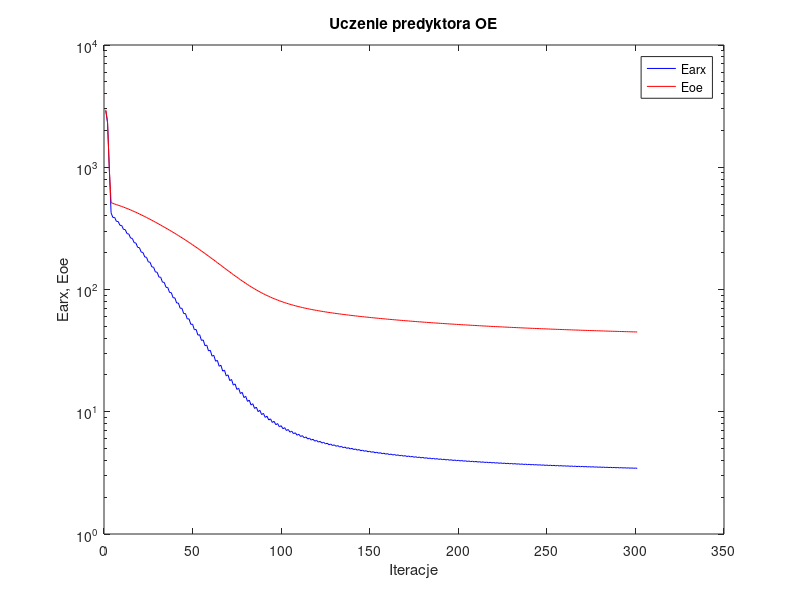
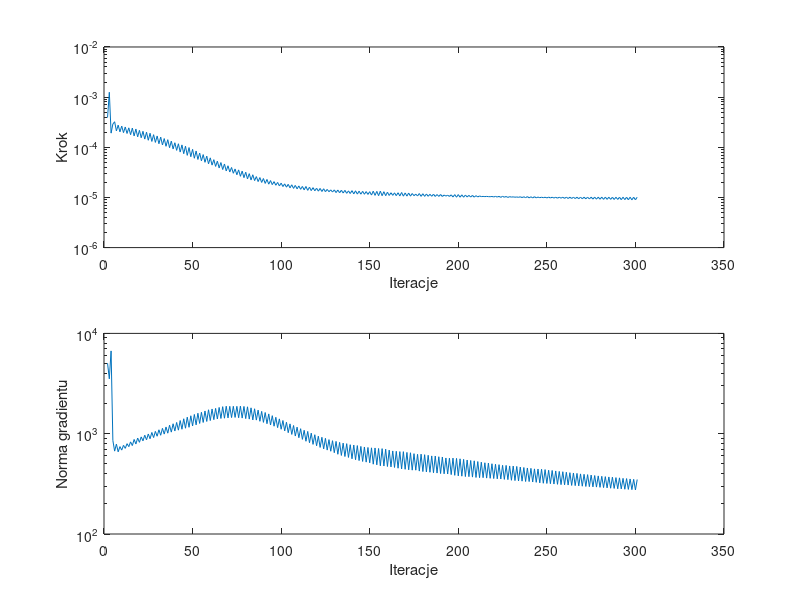

MATLAB code for these plots, in order:
%uczenie predyktora oe
clear all;
n=0; farx(n+1)=2.892169e+003; foe(n+1)=2.955978e+003; wspucz(n+1)=0.000000e+000; ng(n+1)=0.000000e+000;
n=1; farx(n+1)=2.307494e+003; foe(n+1)=2.353530e+003; krok(n+1)=3.909578e-004; ng(n+1)=5.044980e+003;
n=2; farx(n+1)=9.679494e+002; foe(n+1)=9.661874e+002; krok(n+1)=1.250114e-003; ng(n+1)=3.523543e+003;
n=3; farx(n+1)=4.236117e+002; foe(n+1)=5.142667e+002; krok(n+1)=1.915864e-004; ng(n+1)=6.689779e+003;
n=4; farx(n+1)=3.882830e+002; foe(n+1)=5.062599e+002; krok(n+1)=2.902986e-004; ng(n+1)=8.561952e+002;
n=5; farx(n+1)=3.887609e+002; foe(n+1)=5.004265e+002; krok(n+1)=3.229906e-004; ng(n+1)=6.704098e+002;
n=6; farx(n+1)=3.609554e+002; foe(n+1)=4.946759e+002; krok(n+1)=2.125792e-004; ng(n+1)=7.873429e+002;
n=7; farx(n+1)=3.598838e+002; foe(n+1)=4.892875e+002; krok(n+1)=2.767368e-004; ng(n+1)=6.597269e+002;
n=8; farx(n+1)=3.351601e+002; foe(n+1)=4.835809e+002; krok(n+1)=2.033206e-004; ng(n+1)=7.436050e+002;
n=9; farx(n+1)=3.337109e+002; foe(n+1)=4.779544e+002; krok(n+1)=2.647244e-004; ng(n+1)=6.862913e+002;
n=10; farx(n+1)=3.101694e+002; foe(n+1)=4.720104e+002; krok(n+1)=1.960919e-004; ng(n+1)=7.656634e+002;
n=11; farx(n+1)=3.085981e+002; foe(n+1)=4.661447e+002; krok(n+1)=2.540827e-004; ng(n+1)=7.143111e+002;
n=12; farx(n+1)=2.861915e+002; foe(n+1)=4.599726e+002; krok(n+1)=1.885993e-004; ng(n+1)=7.954250e+002;
n=13; farx(n+1)=2.846144e+002; foe(n+1)=4.538967e+002; krok(n+1)=2.442426e-004; ng(n+1)=7.428109e+002;
n=14; farx(n+1)=2.635567e+002; foe(n+1)=4.475174e+002; krok(n+1)=1.784716e-004; ng(n+1)=8.287254e+002;
n=15; farx(n+1)=2.617545e+002; foe(n+1)=4.412058e+002; krok(n+1)=2.419010e-004; ng(n+1)=7.615431e+002;
n=16; farx(n+1)=2.418003e+002; foe(n+1)=4.346034e+002; krok(n+1)=1.684609e-004; ng(n+1)=8.762145e+002;
n=17; farx(n+1)=2.400537e+002; foe(n+1)=4.281515e+002; krok(n+1)=2.312276e-004; ng(n+1)=7.898209e+002;
n=18; farx(n+1)=2.213073e+002; foe(n+1)=4.214506e+002; krok(n+1)=1.614953e-004; ng(n+1)=9.048594e+002;
n=19; farx(n+1)=2.197680e+002; foe(n+1)=4.149385e+002; krok(n+1)=2.178264e-004; ng(n+1)=8.207537e+002;
n=20; farx(n+1)=2.022763e+002; foe(n+1)=4.082114e+002; krok(n+1)=1.549169e-004; ng(n+1)=9.290241e+002;
n=21; farx(n+1)=2.009500e+002; foe(n+1)=4.016780e+002; krok(n+1)=2.084136e-004; ng(n+1)=8.490779e+002;
n=22; farx(n+1)=1.846829e+002; foe(n+1)=3.949099e+002; krok(n+1)=1.457243e-004; ng(n+1)=9.659427e+002;
n=23; farx(n+1)=1.833864e+002; foe(n+1)=3.883457e+002; krok(n+1)=1.997320e-004; ng(n+1)=8.687660e+002;
n=24; farx(n+1)=1.683149e+002; foe(n+1)=3.816130e+002; krok(n+1)=1.381179e-004; ng(n+1)=9.937502e+002;
n=25; farx(n+1)=1.671485e+002; foe(n+1)=3.750760e+002; krok(n+1)=1.906434e-004; ng(n+1)=8.905786e+002;
n=26; farx(n+1)=1.531545e+002; foe(n+1)=3.683972e+002; krok(n+1)=1.308602e-004; ng(n+1)=1.028919e+003;
n=27; farx(n+1)=1.521704e+002; foe(n+1)=3.619393e+002; krok(n+1)=1.784716e-004; ng(n+1)=9.152683e+002;
n=28; farx(n+1)=1.392336e+002; foe(n+1)=3.553875e+002; krok(n+1)=1.251495e-004; ng(n+1)=1.055100e+003;
n=29; farx(n+1)=1.384901e+002; foe(n+1)=3.490455e+002; krok(n+1)=1.681794e-004; ng(n+1)=9.434576e+002;
n=30; farx(n+1)=1.265472e+002; foe(n+1)=3.425874e+002; krok(n+1)=1.176687e-004; ng(n+1)=1.093979e+003;
n=31; farx(n+1)=1.259086e+002; foe(n+1)=3.363309e+002; krok(n+1)=1.596151e-004; ng(n+1)=9.645139e+002;
n=32; farx(n+1)=1.148582e+002; foe(n+1)=3.299862e+002; krok(n+1)=1.112180e-004; ng(n+1)=1.130896e+003;
n=33; farx(n+1)=1.143939e+002; foe(n+1)=3.238566e+002; krok(n+1)=1.493018e-004; ng(n+1)=9.909005e+002;
n=34; farx(n+1)=1.042418e+002; foe(n+1)=3.176471e+002; krok(n+1)=1.046887e-004; ng(n+1)=1.166440e+003;
n=35; farx(n+1)=1.038743e+002; foe(n+1)=3.116156e+002; krok(n+1)=1.418485e-004; ng(n+1)=1.012076e+003;
n=36; farx(n+1)=9.449283e+001; foe(n+1)=3.055118e+002; krok(n+1)=9.814688e-005; ng(n+1)=1.214982e+003;
n=37; farx(n+1)=9.424731e+001; foe(n+1)=2.995998e+002; krok(n+1)=1.327259e-004; ng(n+1)=1.036962e+003;
n=38; farx(n+1)=8.560162e+001; foe(n+1)=2.936313e+002; krok(n+1)=9.257470e-005; ng(n+1)=1.256449e+003;
n=39; farx(n+1)=8.548210e+001; foe(n+1)=2.878486e+002; krok(n+1)=1.231773e-004; ng(n+1)=1.064280e+003;
n=40; farx(n+1)=7.757610e+001; foe(n+1)=2.820253e+002; krok(n+1)=8.683747e-005; ng(n+1)=1.294751e+003;
n=41; farx(n+1)=7.752155e+001; foe(n+1)=2.763320e+002; krok(n+1)=1.175883e-004; ng(n+1)=1.085013e+003;
n=42; farx(n+1)=7.023361e+001; foe(n+1)=2.705888e+002; krok(n+1)=8.029770e-005; ng(n+1)=1.353078e+003;
n=43; farx(n+1)=7.023532e+001; foe(n+1)=2.649845e+002; krok(n+1)=1.116382e-004; ng(n+1)=1.107717e+003;
n=44; farx(n+1)=6.352350e+001; foe(n+1)=2.593327e+002; krok(n+1)=7.449236e-005; ng(n+1)=1.408822e+003;
n=45; farx(n+1)=6.358959e+001; foe(n+1)=2.538286e+002; krok(n+1)=1.051281e-004; ng(n+1)=1.133952e+003;
n=46; farx(n+1)=5.743514e+001; foe(n+1)=2.482825e+002; krok(n+1)=6.905895e-005; ng(n+1)=1.461443e+003;
n=47; farx(n+1)=5.753546e+001; foe(n+1)=2.428673e+002; krok(n+1)=9.874235e-005; ng(n+1)=1.158513e+003;
n=48; farx(n+1)=5.186235e+001; foe(n+1)=2.374466e+002; krok(n+1)=6.485137e-005; ng(n+1)=1.509117e+003;
n=49; farx(n+1)=5.207179e+001; foe(n+1)=2.321848e+002; krok(n+1)=9.108681e-005; ng(n+1)=1.194483e+003;
n=50; farx(n+1)=4.687573e+001; foe(n+1)=2.268940e+002; krok(n+1)=6.047525e-005; ng(n+1)=1.555873e+003;
n=51; farx(n+1)=4.712185e+001; foe(n+1)=2.217488e+002; krok(n+1)=8.440914e-005; ng(n+1)=1.224882e+003;
n=52; farx(n+1)=4.234185e+001; foe(n+1)=2.166133e+002; krok(n+1)=5.720244e-005; ng(n+1)=1.599505e+003;
n=53; farx(n+1)=4.267415e+001; foe(n+1)=2.116403e+002; krok(n+1)=7.667878e-005; ng(n+1)=1.265255e+003;
n=54; farx(n+1)=3.832082e+001; foe(n+1)=2.066744e+002; krok(n+1)=5.378493e-005; ng(n+1)=1.634990e+003;
n=55; farx(n+1)=3.868290e+001; foe(n+1)=2.018339e+002; krok(n+1)=7.150565e-005; ng(n+1)=1.294998e+003;
n=56; farx(n+1)=3.469784e+001; foe(n+1)=1.970116e+002; krok(n+1)=5.017715e-005; ng(n+1)=1.684531e+003;
n=57; farx(n+1)=3.508396e+001; foe(n+1)=1.923136e+002; krok(n+1)=6.667236e-005; ng(n+1)=1.324691e+003;
n=58; farx(n+1)=3.143681e+001; foe(n+1)=1.876439e+002; krok(n+1)=4.685521e-005; ng(n+1)=1.731701e+003;
n=59; farx(n+1)=3.183706e+001; foe(n+1)=1.831029e+002; krok(n+1)=6.158863e-005; ng(n+1)=1.352770e+003;
n=60; farx(n+1)=2.851076e+001; foe(n+1)=1.786153e+002; krok(n+1)=4.412088e-005; ng(n+1)=1.763280e+003;
n=61; farx(n+1)=2.892606e+001; foe(n+1)=1.742493e+002; krok(n+1)=5.665485e-005; ng(n+1)=1.379951e+003;
n=62; farx(n+1)=2.590162e+001; foe(n+1)=1.699541e+002; krok(n+1)=4.156331e-005; ng(n+1)=1.787998e+003;
n=63; farx(n+1)=2.633072e+001; foe(n+1)=1.657674e+002; krok(n+1)=5.291906e-005; ng(n+1)=1.402171e+003;
n=64; farx(n+1)=2.357325e+001; foe(n+1)=1.616480e+002; krok(n+1)=3.869949e-005; ng(n+1)=1.827224e+003;
n=65; farx(n+1)=2.400066e+001; foe(n+1)=1.576436e+002; krok(n+1)=4.960813e-005; ng(n+1)=1.418247e+003;
n=66; farx(n+1)=2.149706e+001; foe(n+1)=1.537117e+002; krok(n+1)=3.598002e-005; ng(n+1)=1.860132e+003;
n=67; farx(n+1)=2.190758e+001; foe(n+1)=1.498934e+002; krok(n+1)=4.646090e-005; ng(n+1)=1.427224e+003;
n=68; farx(n+1)=1.963499e+001; foe(n+1)=1.461678e+002; krok(n+1)=3.378113e-005; ng(n+1)=1.878894e+003;
n=69; farx(n+1)=2.003276e+001; foe(n+1)=1.425599e+002; krok(n+1)=4.279756e-005; ng(n+1)=1.437012e+003;
n=70; farx(n+1)=1.797547e+001; foe(n+1)=1.390627e+002; krok(n+1)=3.217628e-005; ng(n+1)=1.874326e+003;
n=71; farx(n+1)=1.837442e+001; foe(n+1)=1.356805e+002; krok(n+1)=3.955346e-005; ng(n+1)=1.447720e+003;
n=72; farx(n+1)=1.651487e+001; foe(n+1)=1.323997e+002; krok(n+1)=3.032549e-005; ng(n+1)=1.876325e+003;
n=73; farx(n+1)=1.689958e+001; foe(n+1)=1.292332e+002; krok(n+1)=3.697679e-005; ng(n+1)=1.453219e+003;
n=74; farx(n+1)=1.523207e+001; foe(n+1)=1.261675e+002; krok(n+1)=2.832743e-005; ng(n+1)=1.874490e+003;
n=75; farx(n+1)=1.559076e+001; foe(n+1)=1.232024e+002; krok(n+1)=3.542617e-005; ng(n+1)=1.441972e+003;
n=76; farx(n+1)=1.408334e+001; foe(n+1)=1.203380e+002; krok(n+1)=2.639619e-005; ng(n+1)=1.882927e+003;
n=77; farx(n+1)=1.441932e+001; foe(n+1)=1.175834e+002; krok(n+1)=3.351433e-005; ng(n+1)=1.431018e+003;
n=78; farx(n+1)=1.306482e+001; foe(n+1)=1.149295e+002; krok(n+1)=2.481646e-005; ng(n+1)=1.870159e+003;
n=79; farx(n+1)=1.337942e+001; foe(n+1)=1.123824e+002; krok(n+1)=3.185663e-005; ng(n+1)=1.414770e+003;
n=80; farx(n+1)=1.215824e+001; foe(n+1)=1.099314e+002; krok(n+1)=2.342760e-005; ng(n+1)=1.853961e+003;
n=81; farx(n+1)=1.245086e+001; foe(n+1)=1.075926e+002; krok(n+1)=2.981309e-005; ng(n+1)=1.397862e+003;
n=82; farx(n+1)=1.136267e+001; foe(n+1)=1.053519e+002; krok(n+1)=2.230894e-005; ng(n+1)=1.810674e+003;
n=83; farx(n+1)=1.163170e+001; foe(n+1)=1.032061e+002; krok(n+1)=2.832743e-005; ng(n+1)=1.371190e+003;
n=84; farx(n+1)=1.063972e+001; foe(n+1)=1.011585e+002; krok(n+1)=2.167257e-005; ng(n+1)=1.771892e+003;
n=85; farx(n+1)=1.090803e+001; foe(n+1)=9.922204e+001; krok(n+1)=2.605170e-005; ng(n+1)=1.366657e+003;
n=86; farx(n+1)=1.002481e+001; foe(n+1)=9.735983e+001; krok(n+1)=2.071564e-005; ng(n+1)=1.719363e+003;
n=87; farx(n+1)=1.026828e+001; foe(n+1)=9.559208e+001; krok(n+1)=2.492239e-005; ng(n+1)=1.329555e+003;
n=88; farx(n+1)=9.475225e+000; foe(n+1)=9.389978e+001; krok(n+1)=1.991107e-005; ng(n+1)=1.669606e+003;
n=89; farx(n+1)=9.703175e+000; foe(n+1)=9.229522e+001; krok(n+1)=2.382783e-005; ng(n+1)=1.296904e+003;
n=90; farx(n+1)=8.990827e+000; foe(n+1)=9.075767e+001; krok(n+1)=1.904168e-005; ng(n+1)=1.626219e+003;
n=91; farx(n+1)=9.200231e+000; foe(n+1)=8.930120e+001; krok(n+1)=2.286087e-005; ng(n+1)=1.257620e+003;
n=92; farx(n+1)=8.558730e+000; foe(n+1)=8.790860e+001; krok(n+1)=1.839286e-005; ng(n+1)=1.575142e+003;
n=93; farx(n+1)=8.752159e+000; foe(n+1)=8.659111e+001; krok(n+1)=2.170937e-005; ng(n+1)=1.220965e+003;
n=94; farx(n+1)=8.173395e+000; foe(n+1)=8.533398e+001; krok(n+1)=1.801245e-005; ng(n+1)=1.512479e+003;
n=95; farx(n+1)=8.356636e+000; foe(n+1)=8.414498e+001; krok(n+1)=2.067984e-005; ng(n+1)=1.187903e+003;
n=96; farx(n+1)=7.833643e+000; foe(n+1)=8.300784e+001; krok(n+1)=1.750638e-005; ng(n+1)=1.457504e+003;
n=97; farx(n+1)=8.005204e+000; foe(n+1)=8.193248e+001; krok(n+1)=1.991107e-005; ng(n+1)=1.149093e+003;
n=98; farx(n+1)=7.531847e+000; foe(n+1)=8.090297e+001; krok(n+1)=1.697768e-005; ng(n+1)=1.405220e+003;
n=99; farx(n+1)=7.691756e+000; foe(n+1)=7.992914e+001; krok(n+1)=1.928098e-005; ng(n+1)=1.107776e+003;
n=100; farx(n+1)=7.261981e+000; foe(n+1)=7.899626e+001; krok(n+1)=1.649003e-005; ng(n+1)=1.353993e+003;
n=101; farx(n+1)=7.410914e+000; foe(n+1)=7.811362e+001; krok(n+1)=1.865637e-005; ng(n+1)=1.066846e+003;
n=102; farx(n+1)=7.021524e+000; foe(n+1)=7.726786e+001; krok(n+1)=1.602043e-005; ng(n+1)=1.300462e+003;
n=103; farx(n+1)=7.159858e+000; foe(n+1)=7.646562e+001; krok(n+1)=1.825798e-005; ng(n+1)=1.023264e+003;
n=104; farx(n+1)=6.804844e+000; foe(n+1)=7.569652e+001; krok(n+1)=1.553627e-005; ng(n+1)=1.253454e+003;
n=105; farx(n+1)=6.933827e+000; foe(n+1)=7.496614e+001; krok(n+1)=1.787641e-005; ng(n+1)=9.835692e+002;
n=106; farx(n+1)=6.608168e+000; foe(n+1)=7.426532e+001; krok(n+1)=1.515170e-005; ng(n+1)=1.207172e+003;
n=107; farx(n+1)=6.729233e+000; foe(n+1)=7.359967e+001; krok(n+1)=1.737277e-005; ng(n+1)=9.476392e+002;
n=108; farx(n+1)=6.430660e+000; foe(n+1)=7.296021e+001; krok(n+1)=1.484032e-005; ng(n+1)=1.162313e+003;
n=109; farx(n+1)=6.544404e+000; foe(n+1)=7.235149e+001; krok(n+1)=1.696382e-005; ng(n+1)=9.120291e+002;
n=110; farx(n+1)=6.269434e+000; foe(n+1)=7.176593e+001; krok(n+1)=1.453671e-005; ng(n+1)=1.121611e+003;
n=111; farx(n+1)=6.376525e+000; foe(n+1)=7.120751e+001; krok(n+1)=1.657544e-005; ng(n+1)=8.779011e+002;
n=112; farx(n+1)=6.124147e+000; foe(n+1)=7.066960e+001; krok(n+1)=1.416371e-005; ng(n+1)=1.082155e+003;
n=113; farx(n+1)=6.224727e+000; foe(n+1)=7.015418e+001; krok(n+1)=1.653919e-005; ng(n+1)=8.407460e+002;
n=114; farx(n+1)=5.988305e+000; foe(n+1)=6.965666e+001; krok(n+1)=1.384553e-005; ng(n+1)=1.053661e+003;
n=115; farx(n+1)=6.083779e+000; foe(n+1)=6.918132e+001; krok(n+1)=1.600260e-005; ng(n+1)=8.125079e+002;
n=116; farx(n+1)=5.864957e+000; foe(n+1)=6.872189e+001; krok(n+1)=1.368724e-005; ng(n+1)=1.012171e+003;
n=117; farx(n+1)=5.955152e+000; foe(n+1)=6.828088e+001; krok(n+1)=1.568168e-005; ng(n+1)=7.825868e+002;
n=118; farx(n+1)=5.750163e+000; foe(n+1)=6.785426e+001; krok(n+1)=1.356957e-005; ng(n+1)=9.769806e+002;
n=119; farx(n+1)=5.836845e+000; foe(n+1)=6.744430e+001; krok(n+1)=1.527191e-005; ng(n+1)=7.579181e+002;
n=120; farx(n+1)=5.645780e+000; foe(n+1)=6.704656e+001; krok(n+1)=1.334530e-005; ng(n+1)=9.445899e+002;
n=121; farx(n+1)=5.727952e+000; foe(n+1)=6.666286e+001; krok(n+1)=1.511997e-005; ng(n+1)=7.295411e+002;
n=122; farx(n+1)=5.548073e+000; foe(n+1)=6.629019e+001; krok(n+1)=1.313918e-005; ng(n+1)=9.212438e+002;
n=123; farx(n+1)=5.626902e+000; foe(n+1)=6.593023e+001; krok(n+1)=1.489515e-005; ng(n+1)=7.055707e+002;
n=124; farx(n+1)=5.456268e+000; foe(n+1)=6.557983e+001; krok(n+1)=1.302585e-005; ng(n+1)=8.994307e+002;
n=125; farx(n+1)=5.532111e+000; foe(n+1)=6.524137e+001; krok(n+1)=1.445172e-005; ng(n+1)=6.865498e+002;
n=126; farx(n+1)=5.370858e+000; foe(n+1)=6.491144e+001; krok(n+1)=1.302585e-005; ng(n+1)=8.727099e+002;
n=127; farx(n+1)=5.444374e+000; foe(n+1)=6.459189e+001; krok(n+1)=1.414532e-005; ng(n+1)=6.685462e+002;
n=128; farx(n+1)=5.292255e+000; foe(n+1)=6.427966e+001; krok(n+1)=1.283755e-005; ng(n+1)=8.516438e+002;
n=129; farx(n+1)=5.363075e+000; foe(n+1)=6.397638e+001; krok(n+1)=1.414532e-005; ng(n+1)=6.464019e+002;
n=130; farx(n+1)=5.218761e+000; foe(n+1)=6.367935e+001; krok(n+1)=1.250178e-005; ng(n+1)=8.381874e+002;
n=131; farx(n+1)=5.285745e+000; foe(n+1)=6.339034e+001; krok(n+1)=1.404624e-005; ng(n+1)=6.237398e+002;
n=132; farx(n+1)=5.148469e+000; foe(n+1)=6.310767e+001; krok(n+1)=1.240823e-005; ng(n+1)=8.195991e+002;
n=133; farx(n+1)=5.213450e+000; foe(n+1)=6.283206e+001; krok(n+1)=1.390431e-005; ng(n+1)=6.070351e+002;
n=134; farx(n+1)=5.082047e+000; foe(n+1)=6.256200e+001; krok(n+1)=1.227270e-005; ng(n+1)=8.052773e+002;
n=135; farx(n+1)=5.145734e+000; foe(n+1)=6.229857e+001; krok(n+1)=1.384553e-005; ng(n+1)=5.922977e+002;
n=136; farx(n+1)=5.019051e+000; foe(n+1)=6.203952e+001; krok(n+1)=1.209447e-005; ng(n+1)=7.955975e+002;
n=137; farx(n+1)=5.080392e+000; foe(n+1)=6.178718e+001; krok(n+1)=1.351677e-005; ng(n+1)=5.798221e+002;
n=138; farx(n+1)=4.960855e+000; foe(n+1)=6.153928e+001; krok(n+1)=1.197415e-005; ng(n+1)=7.767332e+002;
n=139; farx(n+1)=5.019893e+000; foe(n+1)=6.129622e+001; krok(n+1)=1.366869e-005; ng(n+1)=5.620266e+002;
n=140; farx(n+1)=4.904349e+000; foe(n+1)=6.105731e+001; krok(n+1)=1.177023e-005; ng(n+1)=7.709064e+002;
n=141; farx(n+1)=4.961984e+000; foe(n+1)=6.082345e+001; krok(n+1)=1.356957e-005; ng(n+1)=5.502305e+002;
n=142; farx(n+1)=4.850550e+000; foe(n+1)=6.059319e+001; krok(n+1)=1.165470e-005; ng(n+1)=7.612871e+002;
n=143; farx(n+1)=4.906384e+000; foe(n+1)=6.036786e+001; krok(n+1)=1.334530e-005; ng(n+1)=5.394874e+002;
n=144; farx(n+1)=4.799554e+000; foe(n+1)=6.014610e+001; krok(n+1)=1.161523e-005; ng(n+1)=7.470244e+002;
n=145; farx(n+1)=4.853885e+000; foe(n+1)=5.992851e+001; krok(n+1)=1.323611e-005; ng(n+1)=5.288359e+002;
n=146; farx(n+1)=4.750500e+000; foe(n+1)=5.971429e+001; krok(n+1)=1.157184e-005; ng(n+1)=7.370965e+002;
n=147; farx(n+1)=4.803976e+000; foe(n+1)=5.950417e+001; krok(n+1)=1.308479e-005; ng(n+1)=5.208106e+002;
n=148; farx(n+1)=4.703974e+000; foe(n+1)=5.929689e+001; krok(n+1)=1.148266e-005; ng(n+1)=7.288873e+002;
n=149; farx(n+1)=4.756531e+000; foe(n+1)=5.909356e+001; krok(n+1)=1.302585e-005; ng(n+1)=5.121312e+002;
n=150; farx(n+1)=4.661160e+000; foe(n+1)=5.889259e+001; krok(n+1)=1.115447e-005; ng(n+1)=7.229877e+002;
n=151; farx(n+1)=4.711373e+000; foe(n+1)=5.869430e+001; krok(n+1)=1.334530e-005; ng(n+1)=4.967230e+002;
n=152; farx(n+1)=4.618246e+000; foe(n+1)=5.849882e+001; krok(n+1)=1.099884e-005; ng(n+1)=7.209159e+002;
n=153; farx(n+1)=4.667453e+000; foe(n+1)=5.830669e+001; krok(n+1)=1.319809e-005; ng(n+1)=4.893970e+002;
n=154; farx(n+1)=4.577975e+000; foe(n+1)=5.811714e+001; krok(n+1)=1.085468e-005; ng(n+1)=7.121386e+002;
n=155; farx(n+1)=4.625883e+000; foe(n+1)=5.792998e+001; krok(n+1)=1.334530e-005; ng(n+1)=4.789476e+002;
n=156; farx(n+1)=4.537647e+000; foe(n+1)=5.774537e+001; krok(n+1)=1.083629e-005; ng(n+1)=7.097714e+002;
n=157; farx(n+1)=4.585485e+000; foe(n+1)=5.756455e+001; krok(n+1)=1.302585e-005; ng(n+1)=4.762397e+002;
n=158; farx(n+1)=4.499717e+000; foe(n+1)=5.738536e+001; krok(n+1)=1.083629e-005; ng(n+1)=7.008208e+002;
n=159; farx(n+1)=4.546255e+000; foe(n+1)=5.720983e+001; krok(n+1)=1.271718e-005; ng(n+1)=4.709178e+002;
n=160; farx(n+1)=4.463232e+000; foe(n+1)=5.703630e+001; krok(n+1)=1.095376e-005; ng(n+1)=6.863561e+002;
n=161; farx(n+1)=4.508765e+000; foe(n+1)=5.686587e+001; krok(n+1)=1.240823e-005; ng(n+1)=4.666405e+002;
n=162; farx(n+1)=4.428621e+000; foe(n+1)=5.669750e+001; krok(n+1)=1.101046e-005; ng(n+1)=6.730572e+002;
n=163; farx(n+1)=4.473481e+000; foe(n+1)=5.653166e+001; krok(n+1)=1.235197e-005; ng(n+1)=4.608396e+002;
n=164; farx(n+1)=4.395852e+000; foe(n+1)=5.636764e+001; krok(n+1)=1.085468e-005; ng(n+1)=6.678698e+002;
n=165; farx(n+1)=4.439520e+000; foe(n+1)=5.620585e+001; krok(n+1)=1.240823e-005; ng(n+1)=4.528691e+002;
n=166; farx(n+1)=4.364250e+000; foe(n+1)=5.604598e+001; krok(n+1)=1.069939e-005; ng(n+1)=6.630417e+002;
n=167; farx(n+1)=4.407113e+000; foe(n+1)=5.588803e+001; krok(n+1)=1.255575e-005; ng(n+1)=4.452177e+002;
n=168; farx(n+1)=4.332902e+000; foe(n+1)=5.573179e+001; krok(n+1)=1.061240e-005; ng(n+1)=6.621395e+002;
n=169; farx(n+1)=4.374991e+000; foe(n+1)=5.557818e+001; krok(n+1)=1.229246e-005; ng(n+1)=4.418491e+002;
n=170; farx(n+1)=4.303161e+000; foe(n+1)=5.542627e+001; krok(n+1)=1.063629e-005; ng(n+1)=6.508686e+002;
n=171; farx(n+1)=4.344556e+000; foe(n+1)=5.527650e+001; krok(n+1)=1.225273e-005; ng(n+1)=4.366357e+002;
n=172; farx(n+1)=4.274175e+000; foe(n+1)=5.512830e+001; krok(n+1)=1.061240e-005; ng(n+1)=6.455556e+002;
n=173; farx(n+1)=4.314549e+000; foe(n+1)=5.498243e+001; krok(n+1)=1.197415e-005; ng(n+1)=4.330964e+002;
n=174; farx(n+1)=4.245623e+000; foe(n+1)=5.483831e+001; krok(n+1)=1.083629e-005; ng(n+1)=6.324894e+002;
n=175; farx(n+1)=4.285971e+000; foe(n+1)=5.469642e+001; krok(n+1)=1.165470e-005; ng(n+1)=4.329961e+002;
n=176; farx(n+1)=4.219855e+000; foe(n+1)=5.455594e+001; krok(n+1)=1.069939e-005; ng(n+1)=6.232143e+002;
n=177; farx(n+1)=4.259260e+000; foe(n+1)=5.441708e+001; krok(n+1)=1.195092e-005; ng(n+1)=4.239078e+002;
n=178; farx(n+1)=4.194038e+000; foe(n+1)=5.427954e+001; krok(n+1)=1.051121e-005; ng(n+1)=6.250748e+002;
n=179; farx(n+1)=4.232658e+000; foe(n+1)=5.414401e+001; krok(n+1)=1.186082e-005; ng(n+1)=4.194466e+002;
n=180; farx(n+1)=4.168974e+000; foe(n+1)=5.400982e+001; krok(n+1)=1.051121e-005; ng(n+1)=6.177551e+002;
n=181; farx(n+1)=4.206854e+000; foe(n+1)=5.387756e+001; krok(n+1)=1.171829e-005; ng(n+1)=4.157378e+002;
n=182; farx(n+1)=4.144685e+000; foe(n+1)=5.374667e+001; krok(n+1)=1.054828e-005; ng(n+1)=6.092911e+002;
n=183; farx(n+1)=4.181879e+000; foe(n+1)=5.361759e+001; krok(n+1)=1.155324e-005; ng(n+1)=4.125205e+002;
n=184; farx(n+1)=4.121445e+000; foe(n+1)=5.348989e+001; krok(n+1)=1.055114e-005; ng(n+1)=6.004970e+002;
n=185; farx(n+1)=4.158308e+000; foe(n+1)=5.336378e+001; krok(n+1)=1.161317e-005; ng(n+1)=4.080745e+002;
n=186; farx(n+1)=4.098699e+000; foe(n+1)=5.323882e+001; krok(n+1)=1.046074e-005; ng(n+1)=5.991310e+002;
n=187; farx(n+1)=4.134798e+000; foe(n+1)=5.311569e+001; krok(n+1)=1.142512e-005; ng(n+1)=4.050274e+002;
n=188; farx(n+1)=4.076941e+000; foe(n+1)=5.299378e+001; krok(n+1)=1.048504e-005; ng(n+1)=5.892642e+002;
n=189; farx(n+1)=4.112535e+000; foe(n+1)=5.287342e+001; krok(n+1)=1.144248e-005; ng(n+1)=4.006600e+002;
n=190; farx(n+1)=4.055489e+000; foe(n+1)=5.275419e+001; krok(n+1)=1.046074e-005; ng(n+1)=5.858177e+002;
n=191; farx(n+1)=4.090207e+000; foe(n+1)=5.263666e+001; krok(n+1)=1.115447e-005; ng(n+1)=3.984615e+002;
n=192; farx(n+1)=4.034694e+000; foe(n+1)=5.252035e+001; krok(n+1)=1.063629e-005; ng(n+1)=5.727763e+002;
n=193; farx(n+1)=4.069369e+000; foe(n+1)=5.240553e+001; krok(n+1)=1.109569e-005; ng(n+1)=3.965019e+002;
n=194; farx(n+1)=4.015132e+000; foe(n+1)=5.229175e+001; krok(n+1)=1.048504e-005; ng(n+1)=5.699208e+002;
n=195; farx(n+1)=4.049441e+000; foe(n+1)=5.217942e+001; krok(n+1)=1.126542e-005; ng(n+1)=3.911019e+002;
n=196; farx(n+1)=3.996328e+000; foe(n+1)=5.206794e+001; krok(n+1)=1.022121e-005; ng(n+1)=5.709070e+002;
n=197; farx(n+1)=4.029718e+000; foe(n+1)=5.195787e+001; krok(n+1)=1.138585e-005; ng(n+1)=3.845975e+002;
n=198; farx(n+1)=3.977793e+000; foe(n+1)=5.184876e+001; krok(n+1)=1.010485e-005; ng(n+1)=5.673397e+002;
n=199; farx(n+1)=4.010415e+000; foe(n+1)=5.174099e+001; krok(n+1)=1.139931e-005; ng(n+1)=3.797357e+002;
n=200; farx(n+1)=3.959422e+000; foe(n+1)=5.163426e+001; krok(n+1)=1.010255e-005; ng(n+1)=5.619416e+002;
n=201; farx(n+1)=3.991544e+000; foe(n+1)=5.152893e+001; krok(n+1)=1.127096e-005; ng(n+1)=3.771881e+002;
n=202; farx(n+1)=3.941741e+000; foe(n+1)=5.142462e+001; krok(n+1)=1.010485e-005; ng(n+1)=5.547758e+002;
n=203; farx(n+1)=3.973130e+000; foe(n+1)=5.132157e+001; krok(n+1)=1.115447e-005; ng(n+1)=3.738035e+002;
n=204; farx(n+1)=3.924177e+000; foe(n+1)=5.121964e+001; krok(n+1)=1.022121e-005; ng(n+1)=5.464851e+002;
n=205; farx(n+1)=3.955462e+000; foe(n+1)=5.111897e+001; krok(n+1)=1.099884e-005; ng(n+1)=3.729527e+002;
n=206; farx(n+1)=3.907568e+000; foe(n+1)=5.101924e+001; krok(n+1)=1.018440e-005; ng(n+1)=5.409760e+002;
n=207; farx(n+1)=3.938370e+000; foe(n+1)=5.092070e+001; krok(n+1)=1.099167e-005; ng(n+1)=3.693409e+002;
n=208; farx(n+1)=3.891362e+000; foe(n+1)=5.082306e+001; krok(n+1)=1.013760e-005; ng(n+1)=5.366600e+002;
n=209; farx(n+1)=3.921397e+000; foe(n+1)=5.072662e+001; krok(n+1)=1.085468e-005; ng(n+1)=3.661351e+002;
n=210; farx(n+1)=3.875407e+000; foe(n+1)=5.063115e+001; krok(n+1)=1.023989e-005; ng(n+1)=5.275987e+002;
n=211; farx(n+1)=3.905003e+000; foe(n+1)=5.053681e+001; krok(n+1)=1.069939e-005; ng(n+1)=3.642828e+002;
n=212; farx(n+1)=3.859602e+000; foe(n+1)=5.044338e+001; krok(n+1)=1.038706e-005; ng(n+1)=5.200547e+002;
n=213; farx(n+1)=3.889096e+000; foe(n+1)=5.035108e+001; krok(n+1)=1.048504e-005; ng(n+1)=3.643498e+002;
n=214; farx(n+1)=3.844773e+000; foe(n+1)=5.025961e+001; krok(n+1)=1.039083e-005; ng(n+1)=5.130857e+002;
n=215; farx(n+1)=3.873823e+000; foe(n+1)=5.016923e+001; krok(n+1)=1.048504e-005; ng(n+1)=3.608742e+002;
n=216; farx(n+1)=3.830099e+000; foe(n+1)=5.007964e+001; krok(n+1)=1.038706e-005; ng(n+1)=5.091403e+002;
n=217; farx(n+1)=3.858698e+000; foe(n+1)=4.999113e+001; krok(n+1)=1.033992e-005; ng(n+1)=3.590884e+002;
n=218; farx(n+1)=3.815827e+000; foe(n+1)=4.990339e+001; krok(n+1)=1.046329e-005; ng(n+1)=5.016937e+002;
n=219; farx(n+1)=3.844076e+000; foe(n+1)=4.981668e+001; krok(n+1)=1.023989e-005; ng(n+1)=3.572200e+002;
n=220; farx(n+1)=3.801993e+000; foe(n+1)=4.973072e+001; krok(n+1)=1.048504e-005; ng(n+1)=4.959001e+002;
n=221; farx(n+1)=3.829904e+000; foe(n+1)=4.964577e+001; krok(n+1)=1.018440e-005; ng(n+1)=3.548910e+002;
n=222; farx(n+1)=3.788399e+000; foe(n+1)=4.956155e+001; krok(n+1)=1.051121e-005; ng(n+1)=4.912377e+002;
n=223; farx(n+1)=3.815897e+000; foe(n+1)=4.947830e+001; krok(n+1)=1.003721e-005; ng(n+1)=3.534023e+002;
n=224; farx(n+1)=3.775349e+000; foe(n+1)=4.939572e+001; krok(n+1)=1.055114e-005; ng(n+1)=4.839076e+002;
n=225; farx(n+1)=3.802677e+000; foe(n+1)=4.931415e+001; krok(n+1)=1.009346e-005; ng(n+1)=3.504352e+002;
n=226; farx(n+1)=3.762516e+000; foe(n+1)=4.923329e+001; krok(n+1)=1.046074e-005; ng(n+1)=4.829335e+002;
n=227; farx(n+1)=3.789434e+000; foe(n+1)=4.915332e+001; krok(n+1)=9.999543e-006; ng(n+1)=3.483548e+002;
n=228; farx(n+1)=3.750390e+000; foe(n+1)=4.907405e+001; krok(n+1)=1.039083e-005; ng(n+1)=4.768846e+002;
n=229; farx(n+1)=3.776859e+000; foe(n+1)=4.899571e+001; krok(n+1)=1.013046e-005; ng(n+1)=3.433605e+002;
n=230; farx(n+1)=3.738226e+000; foe(n+1)=4.891804e+001; krok(n+1)=1.029142e-005; ng(n+1)=4.758685e+002;
n=231; farx(n+1)=3.764373e+000; foe(n+1)=4.884124e+001; krok(n+1)=1.009346e-005; ng(n+1)=3.409651e+002;
n=232; farx(n+1)=3.726479e+000; foe(n+1)=4.876509e+001; krok(n+1)=1.023758e-005; ng(n+1)=4.716871e+002;
n=233; farx(n+1)=3.752033e+000; foe(n+1)=4.868980e+001; krok(n+1)=1.003721e-005; ng(n+1)=3.376583e+002;
n=234; farx(n+1)=3.714749e+000; foe(n+1)=4.861513e+001; krok(n+1)=1.031748e-005; ng(n+1)=4.653219e+002;
n=235; farx(n+1)=3.740057e+000; foe(n+1)=4.854129e+001; krok(n+1)=9.936047e-006; ng(n+1)=3.363924e+002;
n=236; farx(n+1)=3.703466e+000; foe(n+1)=4.846805e+001; krok(n+1)=1.031835e-005; ng(n+1)=4.601275e+002;
n=237; farx(n+1)=3.728370e+000; foe(n+1)=4.839563e+001; krok(n+1)=9.888364e-006; ng(n+1)=3.338338e+002;
n=238; farx(n+1)=3.692212e+000; foe(n+1)=4.832379e+001; krok(n+1)=1.038706e-005; ng(n+1)=4.551393e+002;
n=239; farx(n+1)=3.717036e+000; foe(n+1)=4.825272e+001; krok(n+1)=9.809075e-006; ng(n+1)=3.333291e+002;
n=240; farx(n+1)=3.681546e+000; foe(n+1)=4.818226e+001; krok(n+1)=1.031748e-005; ng(n+1)=4.515164e+002;
n=241; farx(n+1)=3.705824e+000; foe(n+1)=4.811257e+001; krok(n+1)=9.772716e-006; ng(n+1)=3.299158e+002;
n=242; farx(n+1)=3.671010e+000; foe(n+1)=4.804342e+001; krok(n+1)=1.033992e-005; ng(n+1)=4.458624e+002;
n=243; farx(n+1)=3.695138e+000; foe(n+1)=4.797504e+001; krok(n+1)=9.809075e-006; ng(n+1)=3.275465e+002;
n=244; farx(n+1)=3.660914e+000; foe(n+1)=4.790724e+001; krok(n+1)=1.018440e-005; ng(n+1)=4.444262e+002;
n=245; farx(n+1)=3.684639e+000; foe(n+1)=4.784019e+001; krok(n+1)=9.884595e-006; ng(n+1)=3.233834e+002;
n=246; farx(n+1)=3.650893e+000; foe(n+1)=4.777367e+001; krok(n+1)=1.010255e-005; ng(n+1)=4.421665e+002;
n=247; farx(n+1)=3.674293e+000; foe(n+1)=4.770787e+001; krok(n+1)=9.884595e-006; ng(n+1)=3.206494e+002;
n=248; farx(n+1)=3.640969e+000; foe(n+1)=4.764260e+001; krok(n+1)=1.009346e-005; ng(n+1)=4.387021e+002;
n=249; farx(n+1)=3.663980e+000; foe(n+1)=4.757802e+001; krok(n+1)=9.772716e-006; ng(n+1)=3.190688e+002;
n=250; farx(n+1)=3.631269e+000; foe(n+1)=4.751393e+001; krok(n+1)=1.015968e-005; ng(n+1)=4.323548e+002;
n=251; farx(n+1)=3.654140e+000; foe(n+1)=4.745052e+001; krok(n+1)=9.766516e-006; ng(n+1)=3.173821e+002;
n=252; farx(n+1)=3.621854e+000; foe(n+1)=4.738763e+001; krok(n+1)=1.009346e-005; ng(n+1)=4.299892e+002;
n=253; farx(n+1)=3.644353e+000; foe(n+1)=4.732538e+001; krok(n+1)=9.722265e-006; ng(n+1)=3.150003e+002;
n=254; farx(n+1)=3.612612e+000; foe(n+1)=4.726363e+001; krok(n+1)=1.010255e-005; ng(n+1)=4.252315e+002;
n=255; farx(n+1)=3.634773e+000; foe(n+1)=4.720251e+001; krok(n+1)=9.671965e-006; ng(n+1)=3.128708e+002;
n=256; farx(n+1)=3.603579e+000; foe(n+1)=4.714186e+001; krok(n+1)=1.010485e-005; ng(n+1)=4.205637e+002;
n=257; farx(n+1)=3.625505e+000; foe(n+1)=4.708184e+001; krok(n+1)=9.675237e-006; ng(n+1)=3.105897e+002;
n=258; farx(n+1)=3.594625e+000; foe(n+1)=4.702230e+001; krok(n+1)=1.009346e-005; ng(n+1)=4.177589e+002;
n=259; farx(n+1)=3.616286e+000; foe(n+1)=4.696334e+001; krok(n+1)=9.586893e-006; ng(n+1)=3.093599e+002;
n=260; farx(n+1)=3.585893e+000; foe(n+1)=4.690484e+001; krok(n+1)=1.013046e-005; ng(n+1)=4.128127e+002;
n=261; farx(n+1)=3.607293e+000; foe(n+1)=4.684692e+001; krok(n+1)=9.531630e-006; ng(n+1)=3.077231e+002;
n=262; farx(n+1)=3.577455e+000; foe(n+1)=4.678944e+001; krok(n+1)=1.010485e-005; ng(n+1)=4.086276e+002;
n=263; farx(n+1)=3.598559e+000; foe(n+1)=4.673255e+001; krok(n+1)=9.549067e-006; ng(n+1)=3.049394e+002;
n=264; farx(n+1)=3.569042e+000; foe(n+1)=4.667610e+001; krok(n+1)=1.009346e-005; ng(n+1)=4.057500e+002;
n=265; farx(n+1)=3.589943e+000; foe(n+1)=4.662019e+001; krok(n+1)=9.497821e-006; ng(n+1)=3.035698e+002;
n=266; farx(n+1)=3.560832e+000; foe(n+1)=4.656472e+001; krok(n+1)=1.009346e-005; ng(n+1)=4.020470e+002;
n=267; farx(n+1)=3.581433e+000; foe(n+1)=4.650978e+001; krok(n+1)=9.434846e-006; ng(n+1)=3.018257e+002;
n=268; farx(n+1)=3.552825e+000; foe(n+1)=4.645524e+001; krok(n+1)=1.010485e-005; ng(n+1)=3.974397e+002;
n=269; farx(n+1)=3.573138e+000; foe(n+1)=4.640125e+001; krok(n+1)=9.410994e-006; ng(n+1)=2.996288e+002;
n=270; farx(n+1)=3.544931e+000; foe(n+1)=4.634765e+001; krok(n+1)=1.010485e-005; ng(n+1)=3.937360e+002;
n=271; farx(n+1)=3.565039e+000; foe(n+1)=4.629458e+001; krok(n+1)=9.392863e-006; ng(n+1)=2.978341e+002;
n=272; farx(n+1)=3.537138e+000; foe(n+1)=4.624189e+001; krok(n+1)=1.010255e-005; ng(n+1)=3.907335e+002;
n=273; farx(n+1)=3.557026e+000; foe(n+1)=4.618971e+001; krok(n+1)=9.331364e-006; ng(n+1)=2.965291e+002;
n=274; farx(n+1)=3.529494e+000; foe(n+1)=4.613790e+001; krok(n+1)=1.013046e-005; ng(n+1)=3.867267e+002;
n=275; farx(n+1)=3.549157e+000; foe(n+1)=4.608658e+001; krok(n+1)=9.272806e-006; ng(n+1)=2.951633e+002;
n=276; farx(n+1)=3.522004e+000; foe(n+1)=4.603562e+001; krok(n+1)=1.015216e-005; ng(n+1)=3.827524e+002;
n=277; farx(n+1)=3.541456e+000; foe(n+1)=4.598514e+001; krok(n+1)=9.233149e-006; ng(n+1)=2.936268e+002;
n=278; farx(n+1)=3.514666e+000; foe(n+1)=4.593503e+001; krok(n+1)=1.015216e-005; ng(n+1)=3.794658e+002;
n=279; farx(n+1)=3.533883e+000; foe(n+1)=4.588538e+001; krok(n+1)=9.195979e-006; ng(n+1)=2.919154e+002;
n=280; farx(n+1)=3.507457e+000; foe(n+1)=4.583608e+001; krok(n+1)=1.015759e-005; ng(n+1)=3.761601e+002;
n=281; farx(n+1)=3.526456e+000; foe(n+1)=4.578725e+001; krok(n+1)=9.165986e-006; ng(n+1)=2.902214e+002;
n=282; farx(n+1)=3.500400e+000; foe(n+1)=4.573875e+001; krok(n+1)=1.014423e-005; ng(n+1)=3.731500e+002;
n=283; farx(n+1)=3.519182e+000; foe(n+1)=4.569072e+001; krok(n+1)=9.155646e-006; ng(n+1)=2.882738e+002;
n=284; farx(n+1)=3.493497e+000; foe(n+1)=4.564302e+001; krok(n+1)=1.010485e-005; ng(n+1)=3.705713e+002;
n=285; farx(n+1)=3.512054e+000; foe(n+1)=4.559578e+001; krok(n+1)=9.165986e-006; ng(n+1)=2.860102e+002;
n=286; farx(n+1)=3.486621e+000; foe(n+1)=4.554887e+001; krok(n+1)=1.009346e-005; ng(n+1)=3.683704e+002;
n=287; farx(n+1)=3.504971e+000; foe(n+1)=4.550237e+001; krok(n+1)=9.109987e-006; ng(n+1)=2.847330e+002;
n=288; farx(n+1)=3.479953e+000; foe(n+1)=4.545618e+001; krok(n+1)=1.008355e-005; ng(n+1)=3.648795e+002;
n=289; farx(n+1)=3.498087e+000; foe(n+1)=4.541044e+001; krok(n+1)=9.125546e-006; ng(n+1)=2.824616e+002;
n=290; farx(n+1)=3.473245e+000; foe(n+1)=4.536501e+001; krok(n+1)=1.009346e-005; ng(n+1)=3.628456e+002;
n=291; farx(n+1)=3.491197e+000; foe(n+1)=4.531995e+001; krok(n+1)=9.032653e-006; ng(n+1)=2.818177e+002;
n=292; farx(n+1)=3.466795e+000; foe(n+1)=4.527519e+001; krok(n+1)=1.010485e-005; ng(n+1)=3.587533e+002;
n=293; farx(n+1)=3.484537e+000; foe(n+1)=4.523086e+001; krok(n+1)=9.050777e-006; ng(n+1)=2.795525e+002;
n=294; farx(n+1)=3.460344e+000; foe(n+1)=4.518682e+001; krok(n+1)=1.009346e-005; ng(n+1)=3.568462e+002;
n=295; farx(n+1)=3.477911e+000; foe(n+1)=4.514315e+001; krok(n+1)=8.997287e-006; ng(n+1)=2.784444e+002;
n=296; farx(n+1)=3.454042e+000; foe(n+1)=4.509978e+001; krok(n+1)=1.010255e-005; ng(n+1)=3.537880e+002;
n=297; farx(n+1)=3.471384e+000; foe(n+1)=4.505678e+001; krok(n+1)=8.960031e-006; ng(n+1)=2.768165e+002;
n=298; farx(n+1)=3.447859e+000; foe(n+1)=4.501405e+001; krok(n+1)=1.010485e-005; ng(n+1)=3.506874e+002;
n=299; farx(n+1)=3.465059e+000; foe(n+1)=4.497171e+001; krok(n+1)=8.980339e-006; ng(n+1)=2.749706e+002;
n=300; farx(n+1)=3.441667e+000; foe(n+1)=4.492967e+001; krok(n+1)=1.009346e-005; ng(n+1)=3.494039e+002;

figure; semilogy(farx,'b'); hold on; semilogy(foe,'r'); xlabel('Iteracje'); ylabel('Earx, Eoe'); legend('Earx','Eoe'); title('Uczenie predyktora OE');
figure; subplot(2,1,1); semilogy(krok); xlabel('Iteracje'); ylabel('Krok');
subplot(2,1,2); semilogy(ng); xlabel('Iteracje'); ylabel('Norma gradientu');
Earx=farx(n+1)
Eoe=foe(n+1)
